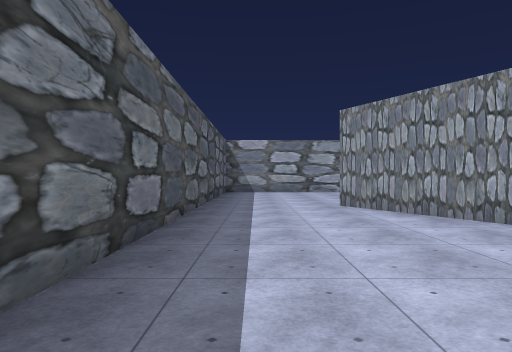
View 1 (above)

24 first-person views from a walk through a scene from a Unity 3-D project. The camera is 1.4 m above the floor, looks level and sees 70° across. The floor is counted in squares, 2 m on a side. Each view is taken from the middle of a square. On the plan, view 1 faces up. The plan holds only what a view shows up to about 11 squares ahead; the rest is blank. The place goes on beyond the plan. Some animated figures are not drawn. Some surface patterns are stand-ins.

View 2
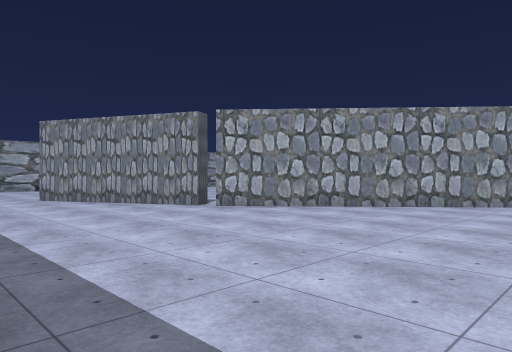

View 3
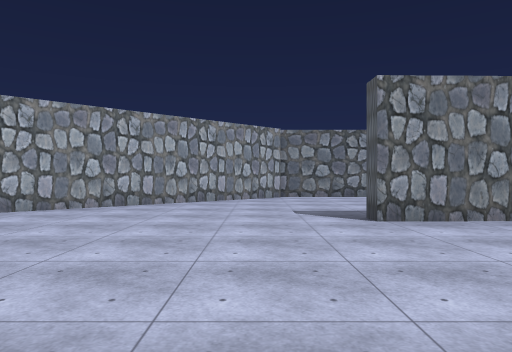

View 4
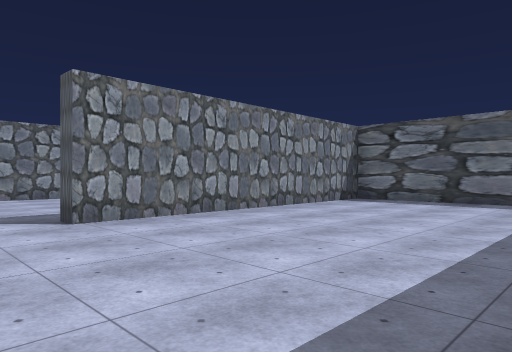

View 5
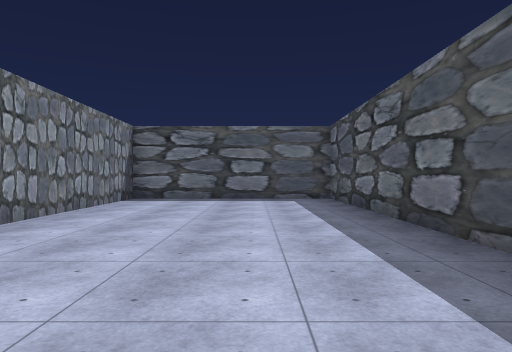

View 6
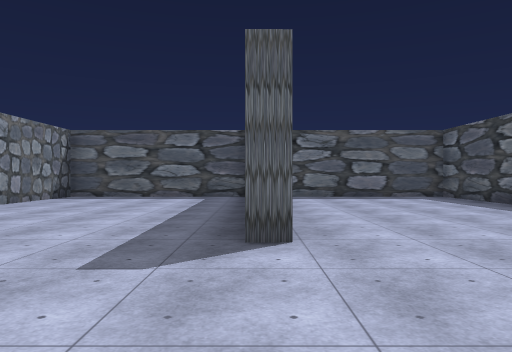

View 7
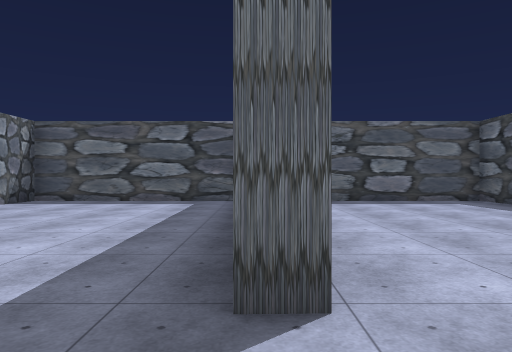

View 8
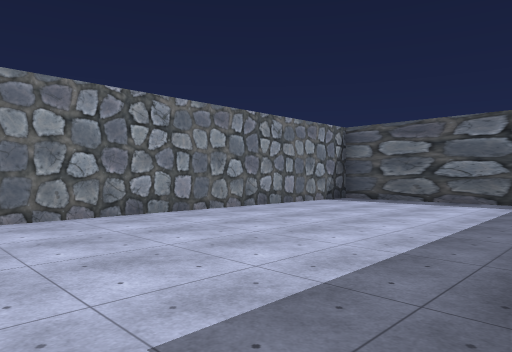

View 9
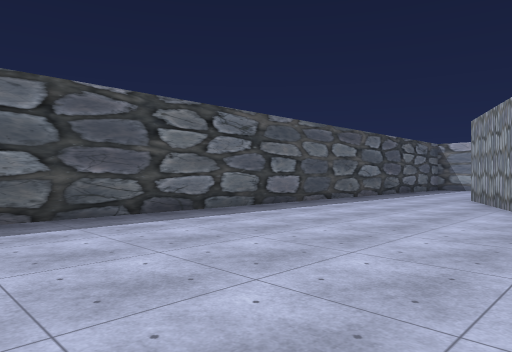

View 10
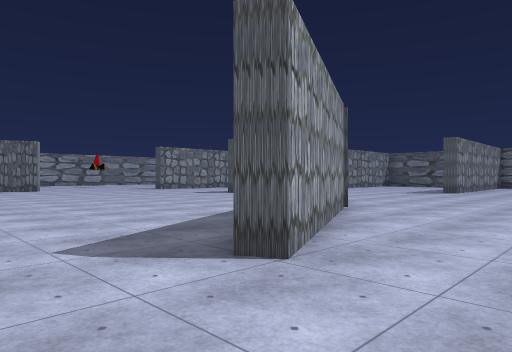

View 11
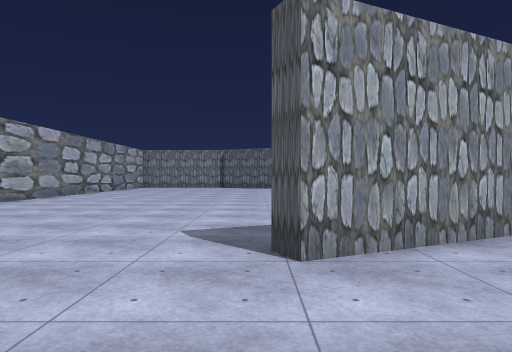

View 12
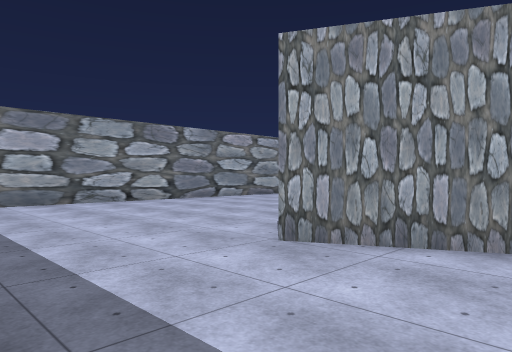

View 13
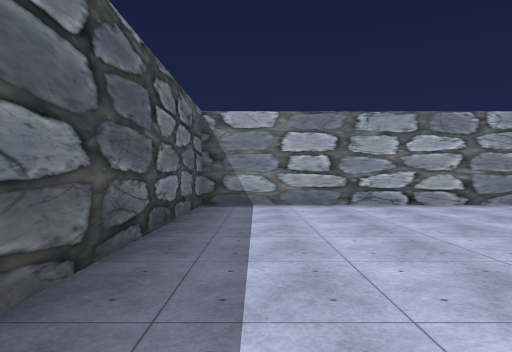

View 14
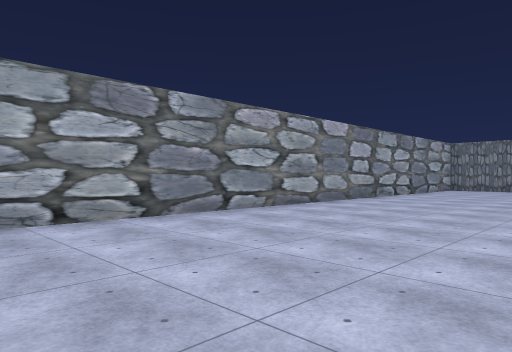

View 15
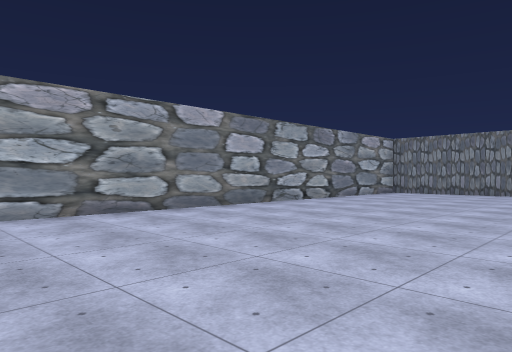

View 16
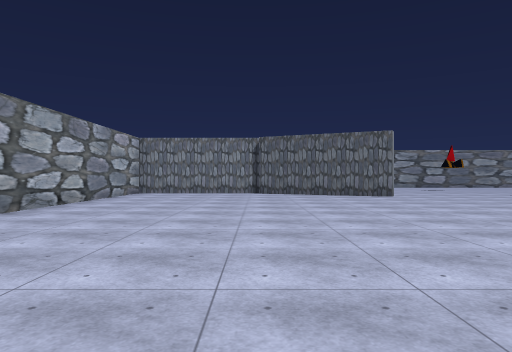

View 17
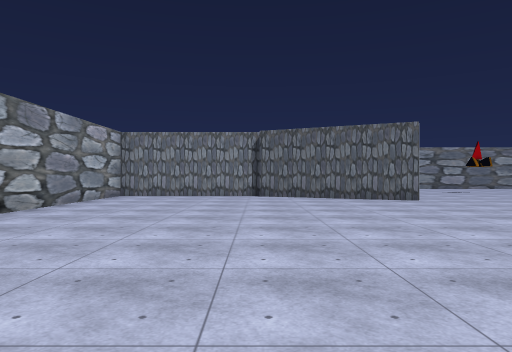

View 18
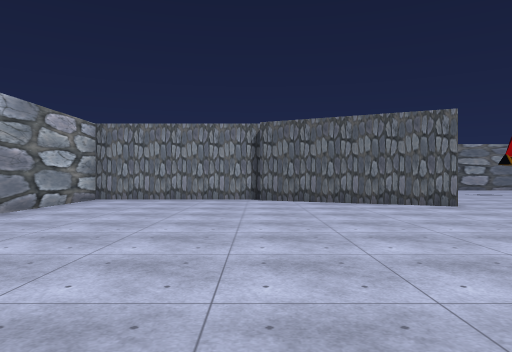

View 19
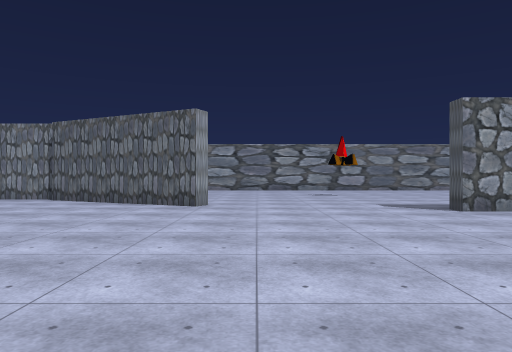

View 20
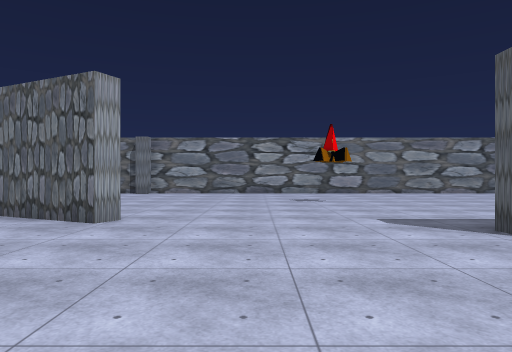

View 21
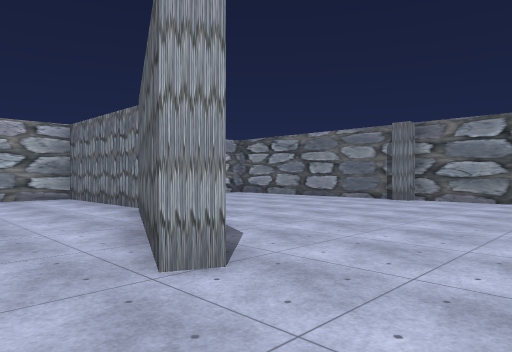

View 22
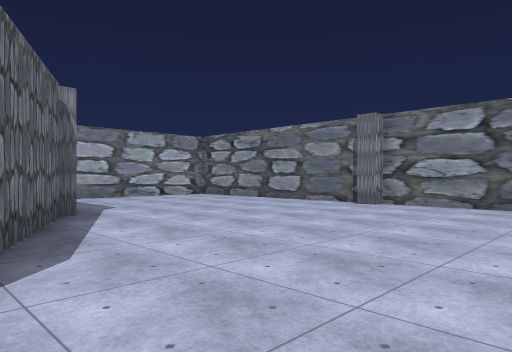

View 23
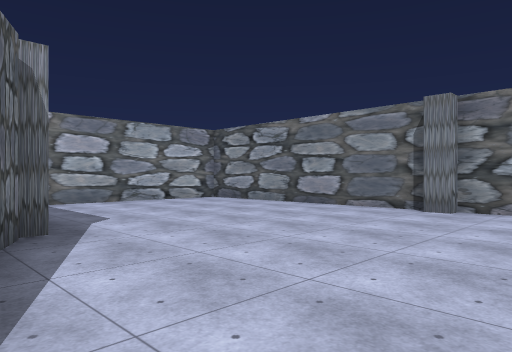

View 24
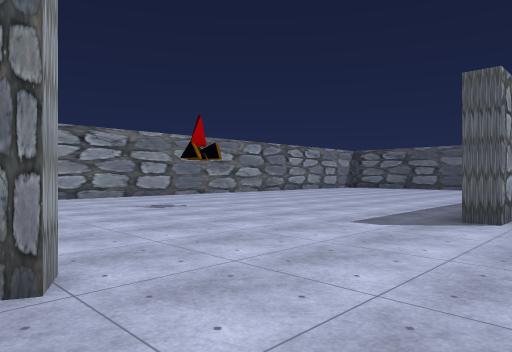

### Floor plan
Points are (right, up) in squares from view 1. A wall is a line through its corners. A room is listed if a view was taken in it or the views show most of it. See-through windows are left out.
Room 1 (views 1, 2, 3, 4, 5, 6, 7, 8, 9, 12)
walls: (-1.3, -5.2) (-1.3, -13.3) (4.2, -13.3); (10.1, -2.8) (4.4, 3.7); (4.8, -13) (4.6, -4.9) (5.2, -4.8); (5.6, -13.3) (11.2, -13.3) (11.2, -4); (4.2, 4.1) (2, 8.6); (-1.3, 6.5) (-1.3, -2)
ways out: opening at (0, 7.3) to room 2
Room 2 (views 10, 11, 13, 14, 15, 16, 17, 18, 19, 20, 21, 22, 23, 24)
walls: (18.9, 6.1) (18.4, 6.4) (20.6, 11); (17.2, -0.1) (17.2, 0.9) (17.8, 0.9); (20.8, 10.9) (20.8, 15.7) (-1.3, 15.7) (-1.3, 6.5); (21, 10.8) (19.7, 7.9); (27.7, 3.1) (27.7, 3.6); (27.7, 5.5) (27.7, 8.2); (27.4, 8.1) (27.4, 8.8); (27.7, 8.8) (27.7, 13.9); (2, 8.6) (2.5, 8.9); (25.9, 15.7) (22.6, 15.7)
ways out: opening at (0, 7.3) to room 1

Positions as (right, up) in squares from view 1, and headings:
1: (0, 0), facing up
2: (-1, -3), facing up-right
3: (-1, -3), facing right
4: (-1, -3), facing down-right
5: (1, -2), facing down
6: (5, -1), facing down
7: (5, -3), facing down
8: (5, -3), facing down-right
9: (5, -3), facing up-left
10: (0, 11), facing down-right
11: (-1, 9), facing right
12: (-1, 6), facing up-right
13: (0, 7), facing up
14: (2, 10), facing up-right
15: (6, 9), facing up-right
16: (6, 11), facing right
17: (8, 11), facing right
18: (10, 11), facing right
19: (10, 5), facing right
20: (13, 4), facing right
21: (17, 4), facing up-right
22: (19, 4), facing up-right
23: (20, 6), facing up-right
24: (16, 7), facing down-right
